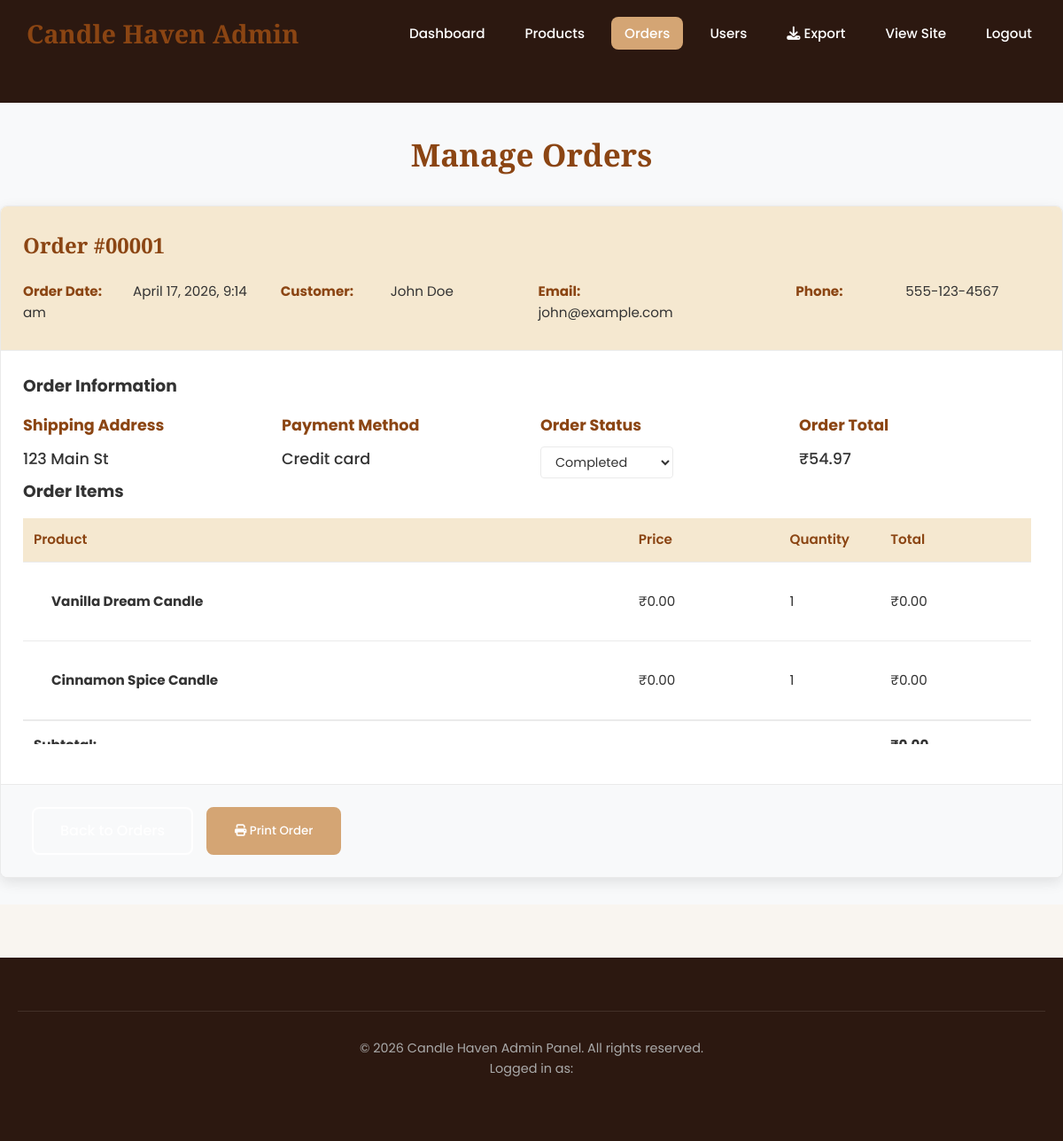
Page /admin/orders.php?action=view&id=1 (signed in) on the committed database.
### tables this page shows
CREATE TABLE orders (
    id INT PRIMARY KEY AUTO_INCREMENT,
    order_number VARCHAR(20) UNIQUE NOT NULL,
    user_id INT,
    total_amount DECIMAL(10,2) NOT NULL,
    subtotal_amount DECIMAL(10,2) NOT NULL,
    tax_amount DECIMAL(10,2) DEFAULT 0.00,
    shipping_amount DECIMAL(10,2) DEFAULT 0.00,
    discount_amount DECIMAL(10,2) DEFAULT 0.00,
    shipping_address TEXT NOT NULL,
    billing_address TEXT,
    city VARCHAR(100),
    state VARCHAR(50),
    zip_code VARCHAR(20),
    country VARCHAR(50) DEFAULT 'India',
    phone VARCHAR(20),
    email VARCHAR(100),
    payment_method VARCHAR(50),
    payment_status ENUM('pending', 'paid', 'failed', 'refunded') DEFAULT 'pending',
    status ENUM('pending', 'processing', 'shipped', 'delivered', 'cancelled', 'refunded') DEFAULT 'pending',
    tracking_number VARCHAR(100),
    shipping_method VARCHAR(50),
    notes TEXT,
    created_at TIMESTAMP DEFAULT CURRENT_TIMESTAMP,
    updated_at TIMESTAMP DEFAULT CURRENT_TIMESTAMP ON UPDATE CURRENT_TIMESTAMP,
    FOREIGN KEY (user_id) REFERENCES users(id) ON DELETE SET NULL,
    INDEX idx_user_id (user_id),
    INDEX idx_order_number (order_number),
    INDEX idx_status (status),
    INDEX idx_created_at (created_at)
);

CREATE TABLE users (
    id INT PRIMARY KEY AUTO_INCREMENT,
    username VARCHAR(50) UNIQUE NOT NULL,
    email VARCHAR(100) UNIQUE NOT NULL,
    password VARCHAR(255) NOT NULL,
    first_name VARCHAR(50),
    last_name VARCHAR(50),
    address TEXT,
    city VARCHAR(100),
    state VARCHAR(50),
    zip_code VARCHAR(20),
    phone VARCHAR(20),
    is_admin BOOLEAN DEFAULT FALSE,
    newsletter_subscribed BOOLEAN DEFAULT FALSE,
    created_at TIMESTAMP DEFAULT CURRENT_TIMESTAMP,
    updated_at TIMESTAMP DEFAULT CURRENT_TIMESTAMP ON UPDATE CURRENT_TIMESTAMP,
    INDEX idx_email (email),
    INDEX idx_username (username)
);

CREATE TABLE order_items (
    id INT PRIMARY KEY AUTO_INCREMENT,
    order_id INT NOT NULL,
    product_id INT,
    product_name VARCHAR(100) NOT NULL,
    product_price DECIMAL(10,2) NOT NULL,
    quantity INT NOT NULL,
    subtotal DECIMAL(10,2) NOT NULL,
    created_at TIMESTAMP DEFAULT CURRENT_TIMESTAMP,
    FOREIGN KEY (order_id) REFERENCES orders(id) ON DELETE CASCADE,
    FOREIGN KEY (product_id) REFERENCES products(id) ON DELETE SET NULL,
    INDEX idx_order_id (order_id),
    INDEX idx_product_id (product_id)
);

CREATE TABLE products (
    id INT PRIMARY KEY AUTO_INCREMENT,
    name VARCHAR(100) NOT NULL,
    slug VARCHAR(100) UNIQUE NOT NULL,
    description TEXT,
    short_description VARCHAR(255),
    price DECIMAL(10,2) NOT NULL,
    compare_price DECIMAL(10,2),
    cost DECIMAL(10,2),
    image_url VARCHAR(255),
    category VARCHAR(50),
    scent VARCHAR(50),
    burn_time_hours INT,
    weight_grams INT,
    dimensions VARCHAR(50),
    material VARCHAR(50),
    wick_type VARCHAR(50),
    in_stock INT DEFAULT 0,
    low_stock_threshold INT DEFAULT 10,
    is_featured BOOLEAN DEFAULT FALSE,
    is_active BOOLEAN DEFAULT TRUE,
    rating DECIMAL(3,2) DEFAULT 0.00,
    review_count INT DEFAULT 0,
    created_at TIMESTAMP DEFAULT CURRENT_TIMESTAMP,
    updated_at TIMESTAMP DEFAULT CURRENT_TIMESTAMP ON UPDATE CURRENT_TIMESTAMP,
    INDEX idx_category (category),
    INDEX idx_scent (scent),
    INDEX idx_price (price),
    INDEX idx_featured (is_featured),
    INDEX idx_active (is_active)
);

### includes/functions.php (called while the page is built, shortened)
<?php
function format_price($price) {
    $price = floatval($price);
    $symbol = defined('CURRENCY') ? CURRENCY : '$';
    return $symbol . number_format($price, 2);
}
?>

### admin/orders.php (the view, shortened to what this page needs)
<?php
require_once '../includes/config.php';
include 'includes/admin-header.php';
$action = isset($_GET['action']) ? $_GET['action'] : '';
$id = isset($_GET['id']) ? intval($_GET['id']) : 0;
?>
<div class="admin-container">
    <h1>Manage Orders</h1>
    <?php if($action == 'view' && $id > 0):
        $order_sql = "SELECT o.*, u.first_name, u.last_name, u.email, u.phone
                     FROM orders o
                     LEFT JOIN users u ON o.user_id = u.id
                     WHERE o.id = $id";
        $order_result = mysqli_query($conn, $order_sql);
        $order = mysqli_fetch_assoc($order_result);
        $items_sql = "SELECT oi.*, p.name, p.image_url
                     FROM order_items oi
                     LEFT JOIN products p ON oi.product_id = p.id
                     WHERE oi.order_id = $id";
        $items_result = mysqli_query($conn, $items_sql);
    ?>
        <div class="order-details">
            <div class="order-header">
                <h2>Order #<?php echo str_pad($order['id'], 5, '0', STR_PAD_LEFT); ?></h2>
                <div class="order-meta">
                    <p><strong>Order Date:</strong> <?php echo date('F j, Y, g:i a', strtotime($order['created_at'])); ?></p>
                    <p><strong>Customer:</strong> <?php echo htmlspecialchars((($order['first_name'] ?? '') . ' ' . ($order['last_name'] ?? ''))); ?></p>
                    <p><strong>Email:</strong> <?php echo htmlspecialchars($order['email'] ?? ''); ?></p>
                    <p><strong>Phone:</strong> <?php echo $order['phone'] ?: 'Not provided'; ?></p>
                </div>
            </div>
            <div class="order-content">
                <div class="order-info">
                    <h3>Order Information</h3>
                    <div class="info-grid">
                        <div class="info-item">
                            <h4>Shipping Address</h4>
                            <p><?php echo nl2br(htmlspecialchars($order['shipping_address'])); ?></p>
                        </div>
                        <div class="info-item">
                            <h4>Payment Method</h4>
                            <p><?php echo ucfirst(str_replace('_', ' ', $order['payment_method'])); ?></p>
                        </div>
                        <div class="info-item">
                            <h4>Order Status</h4>
                            <form method="POST" class="status-form">
                                <select name="status" onchange="this.form.submit()">
                                    <option value="delivered" <?php echo $order['status'] == 'delivered' ? 'selected' : ''; ?>>Completed</option>
                                </select>
                            </form>
                        </div>
                        <div class="info-item">
                            <h4>Order Total</h4>
                            <p class="order-total"><?php echo format_price($order['total_amount']); ?></p>
                        </div>
                    </div>
                </div>
                <div class="order-items">
                    <h3>Order Items</h3>
                    <table class="order-items-table">
                        <thead>
                            <tr>
                                <th>Product</th>
                                <th>Price</th>
                                <th>Quantity</th>
                                <th>Total</th>
                            </tr>
                        </thead>
                        <tbody>
                            <?php
                            $subtotal = 0;
                            while($item = mysqli_fetch_assoc($items_result)):
                                if (isset($item['price'])) {
                                    $item_price = $item['price'];
                                } elseif (isset($item['unit_price'])) {
                                    $item_price = $item['unit_price'];
                                } else {
                                    $item_price = 0;
                                }
                                $item_qty = isset($item['quantity']) ? (int)$item['quantity'] : 0;
                                $item_total = $item_price * $item_qty;
                                $subtotal += $item_total;
                            ?>
                            <tr>
                                <td>
                                    <div class="product-info">
                                        <div>
                                            <h4><?php echo htmlspecialchars($item['name'] ?? ''); ?></h4>
                                        </div>
                                    </div>
                                </td>
                                <td><?php echo format_price($item_price); ?></td>
                                <td><?php echo $item_qty; ?></td>
                                <td><?php echo format_price($item_total); ?></td>
                            </tr>
                            <?php endwhile; ?>
                        </tbody>
                        <tfoot>
                            <tr>
                                <td colspan="3" class="text-right"><strong>Subtotal:</strong></td>
                                <td><strong><?php echo format_price($subtotal); ?></strong></td>
                            </tr>
                        </tfoot>
                    </table>
                </div>
            </div>
            <div class="order-actions">
                <a href="orders.php" class="btn btn-secondary">Back to Orders</a>
                <button class="btn" onclick="window.print()"><i class="fas fa-print"></i> Print Order</button>
            </div>
        </div>
    <?php endif; ?>
</div>
<?php include 'includes/admin-footer.php'; ?>

### css/admin.css (style rules this page uses)
.admin-container { padding: 30px 0; min-height: calc(100vh - 150px); background-color: #f8f9fa; }
.admin-container h1 { margin-bottom: 30px; color: var(--secondary-color); font-family: 'Playfair Display', serif; font-size: 2.2rem; }
.admin-container h1 { text-align: center; }
.order-items-table { table-layout: auto; }
.order-items-table th, .order-items-table td { white-space: normal; overflow: visible; text-overflow: clip; }
.order-items-table th:nth-child(1), .order-items-table td:nth-child(1) { width: 60%; }
.order-items-table th:nth-child(2), .order-items-table td:nth-child(2) { width: 15%; }
.order-items-table th:nth-child(3), .order-items-table td:nth-child(3) { width: 10%; }
.order-items-table th:nth-child(4), .order-items-table td:nth-child(4) { width: 15%; }
.orders-table, .order-items-table { display: table; }
.orders-table thead, .orders-table tbody, .order-items-table thead, .order-items-table tbody { display: table-row-group; }
.orders-table tr, .order-items-table tr { display: table-row; }
.orders-table th, .orders-table td, .order-items-table th, .order-items-table td { display: table-cell; padding: 12px 16px; vertical-align: middle; }
.order-details { background-color: white; border-radius: var(--border-radius); box-shadow: var(--shadow); overflow: hidden; border: 1px solid var(--border-color); }
.order-header { background-color: var(--accent-color); padding: 25px; border-bottom: 1px solid var(--border-color); }
.order-header h2 { color: var(--secondary-color); margin-bottom: 15px; font-family: 'Playfair Display', serif; }
.order-meta { display: grid; grid-template-columns: repeat(auto-fit, minmax(200px, 1fr)); gap: 15px; margin-top: 15px; }
.order-meta p { margin: 5px 0; font-size: 0.95rem; }
.order-meta strong { color: var(--secondary-color); display: inline-block; width: 120px; }
.order-content { padding: 25px; }
.info-grid { display: grid; grid-template-columns: repeat(auto-fit, minmax(250px, 1fr)); gap: 20px; margin-top: 15px; }
.info-item h4 { margin-bottom: 10px; color: var(--secondary-color); font-size: 1.1rem; }
.info-item p { color: var(--text-color); line-height: 1.6; }
.order-items-table { width: 100%; border-collapse: collapse; margin-top: 15px; font-size: 0.95rem; }
.order-items-table th, .order-items-table td { padding: 12px; border-bottom: 1px solid var(--border-color); text-align: left; }
.order-items-table th { background-color: var(--accent-color); color: var(--secondary-color); font-weight: 600; }
.order-items-table tfoot td { font-weight: 600; border-top: 2px solid var(--border-color); padding-top: 15px; }
.product-info { display: flex; align-items: center; gap: 15px; }
.order-actions { padding: 25px; border-top: 1px solid var(--border-color); display: flex; gap: 15px; background-color: #f8f9fa; }
.status-form { display: inline-flex; align-items: center; gap: 10px; }
.status-form select { padding: 6px 12px; border: 1px solid var(--border-color); border-radius: 4px; background-color: white; font-family: 'Poppins', sans-serif; font-size: 0.9rem; color: var(--text-color); cursor: pointer; min-width: 150px; }

### rows in the picture
orders: id "00001", created_at "April 17, 2026, 9:14 am", user.last_name "John Doe", user.email "john@example.com", user.phone "555-123-4567", shipping_address "123 Main St", payment_method "Credit card", status "Completed", total_amount "₹54.97"
order_items: product.name "Vanilla Dream Candle", item_price "₹0.00", quantity "1", quantity "₹0.00"
order_items: product.name "Cinnamon Spice Candle", item_price "₹0.00", quantity "1", quantity "₹0.00"

### other values in the picture
SITE_NAME "Candle Haven"
